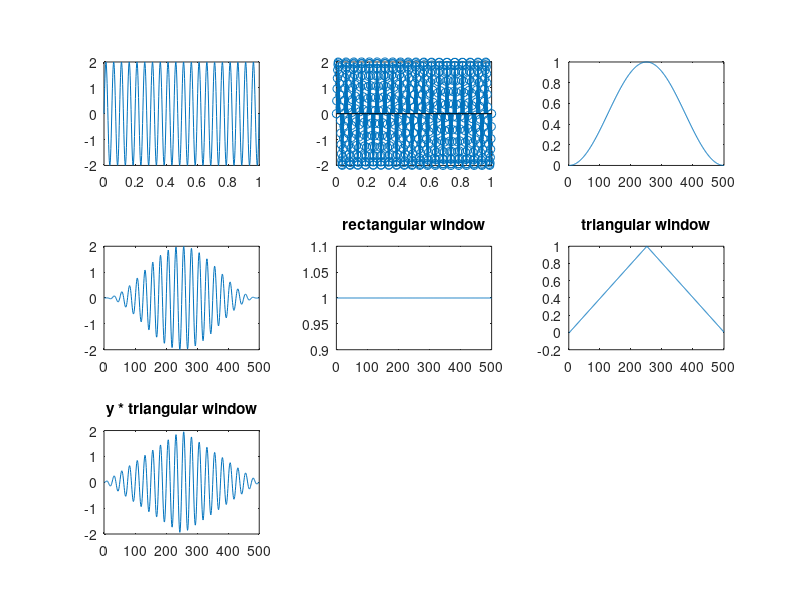

This figure's MATLAB source:
%%sin wave
Fs = 32000;
T = 1/Fs;
t = linspace(0,1,500);
y = 2*sin(2*pi*10000*t);
subplot(3,3,1);
plot(t,y);
subplot(3,3,2)
stem(t,y);

% hamming window
N = 500;
n = 0:N-1;
hmw = 0.5-0.5* cos(2*pi*n/(N-1));
subplot(3,3,3);
plot(hmw);



x = hmw.*y;
subplot(3,3,4);
plot(x);

%rectangle window
r = ones(1,N);
subplot(3,3,5);
plot(r);
title('rectangular window');

rw = y.*r;
subplot(3,3,6);
plot(rw);
title('rectangular multiply');

%triangular window
tw = 1 - abs(((2*n) -(N+1) )/(N-1));
subplot(3,3,6);
plot(tw);
title('triangular window');

twy = tw.*y;
subplot(3,3,7);
plot(twy);
title('y * triangular window');



 
 
 
 